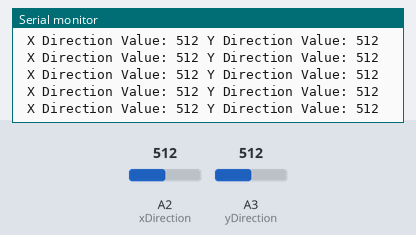
Bench run of a sketch on a simulated Arduino Uno, built with avr-gcc and run on an emulated ATmega328P. On the bench: the last lines printed to the serial monitor. The inputs (shaded band) are chosen by the test bench; at power-on: A2 (xDirection) = 512, A3 (yDirection) = 512.

Above: at 1.2 s.
1.3 s: A2 (xDirection) set to 716
At 1.56 s:
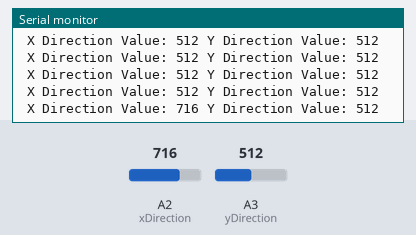
2.8 s: A3 (yDirection) set to 716
At 2.97 s:
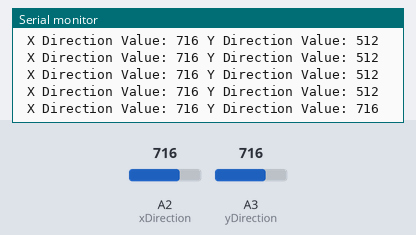
4.3 s: A2 (xDirection) set to 900
At 4.37 s:
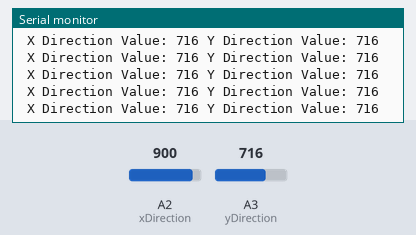
5.8 s: A3 (yDirection) set to 900
At 5.98 s:
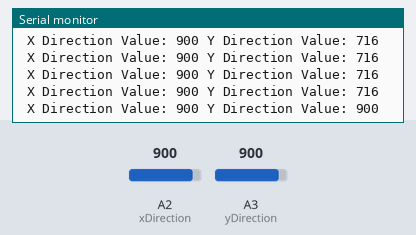
Timing chart, 0 to 8.3 s (numbered marks = the images above; inputs shaded):
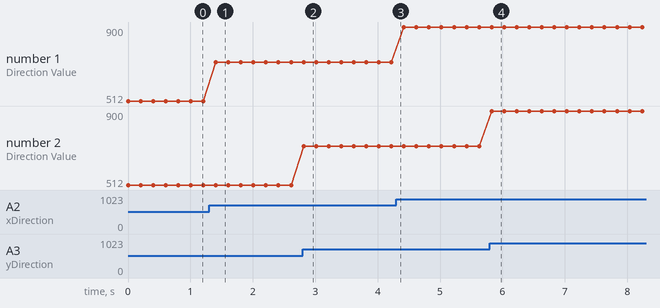

Measured:
- after the input at 1.3 s, the serial monitor: prints a new line after 0.11 s (image 1)
- after the input at 2.8 s, the serial monitor: prints a new line at once (image 2)
- after the input at 5.8 s, the serial monitor: prints a new line at once (image 4)
- plotted number 1: 512 → 716 after the input at 1.3 s, 716 → 900 after the input at 4.3 s

The sketch:

joystick_test.ino
```cpp
/*
  Two Wheel Balancing Robot Project - Test Program - Joystick
  Author: Jichun Qu
  Date: 07.2017

  uC reads the value of joystick in x and y direction.
*/

#define xDirection  2 //A2
#define yDirection  3 //A3

int xValue;
int yValue;

void setup()
{
  Serial.begin(115200);

  xValue = 0;
  yValue = 0;
}

void loop()
{
  xValue = analogRead(xDirection);
  yValue = analogRead(yDirection);

  Serial.print(" X Direction Value: ");
  Serial.print(xValue);

  Serial.print(" Y Direction Value: ");
  Serial.print(yValue);
  Serial.print("\n");

  delay(200);
}
```
